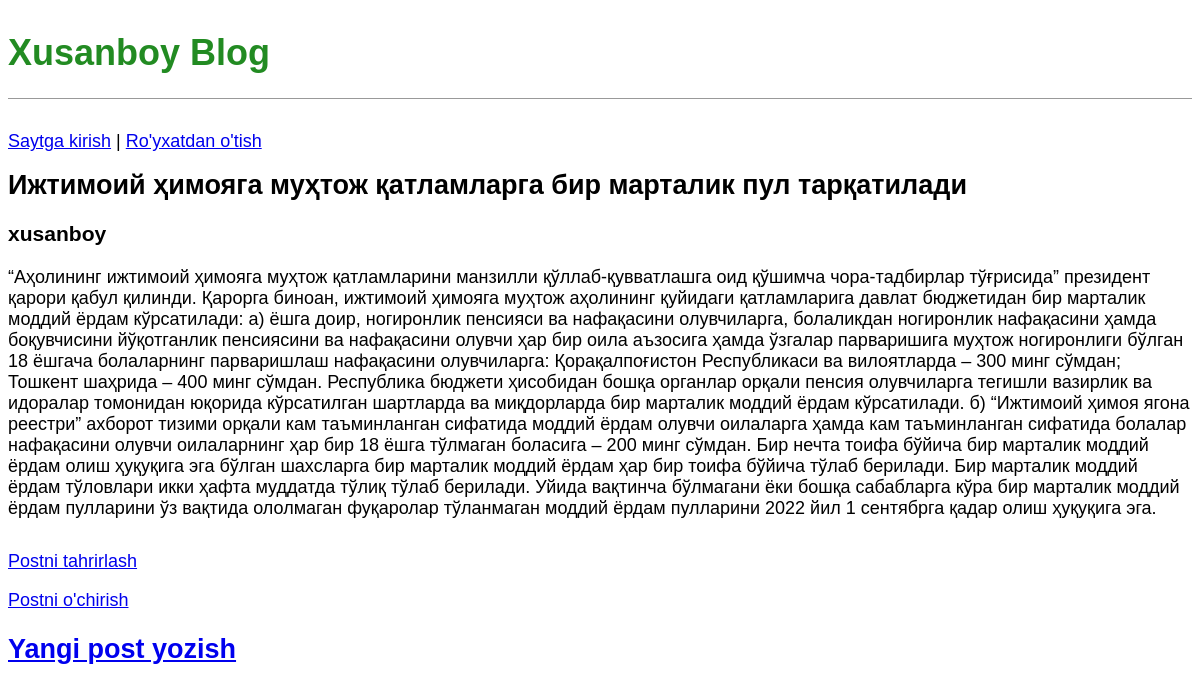
The app's page /post/2/ with its own data.
### blog/models.py (models this page shows, shortened)
class Post(models.Model):
    title = models.CharField(max_length=200)
    author = models.ForeignKey(
        'auth.User',
        on_delete=models.CASCADE,
    )
    body = models.TextField()

### blog/views.py (the view)
# urls.py: path('post/<int:pk>/',BlogDetailView.as_view(), name='post_detail'),
class BlogDetailView(DeleteView):
    model = Post
    template_name = 'post_detail.html'

### templates/post_detail.html
{% extends 'base.html' %}
{% block content %}
  <div class="post-entry">
    <h2>{{ post.title }}</h2>
    <h3>{{ post.author }}</h3>
    <p>{{ post.body }}</p>
  </div>
<p><a href="{% url 'post_edit' post.pk %}">Postni tahrirlash</a></p>
<p><a href="{% url 'post_delete' post.pk %}" >Postni o'chirish</a></p>
{% endblock content %}

### static/css/base.css (style rules this page uses)
body { font-family: 'Noto Sans JP', sans-serif; font-size: 18px; }
.post-entry { margin-bottom: 2rem; }
.post-entry h2 { margin: 0.5rem 0; }
.post-entry p { margin: 0; font-weight: 400; }

### records on screen
Post: title "Ижтимоий ҳимояга муҳтож қатламларга бир марталик пул тарқатилади", author "xusanboy", body "“Аҳолининг ижтимоий ҳимояга муҳтож қатламларини манзилли қўллаб-қувватлашга оид қўшимча чора-тадбирлар тўғрисида” президент қарори қабул қилинди. Қарорга биноан, ижтимоий ҳимояга муҳтож аҳолининг қуйидаги қатламларига давлат бюджетидан бир марталик моддий ёрдам кўрсатилади: а) ёшга доир, ногиронлик пенсияси ва нафақасини олувчиларга, болаликдан ногиронлик нафақасини ҳамда боқувчисини йўқотганлик пенсиясини ва нафақасини олувчи ҳар бир оила аъзосига ҳамда ўзгалар парваришига муҳтож ногиронлиги бўлган 18 ёшгача болаларнинг парваришлаш нафақасини олувчиларга: Қорақалпоғистон Республикаси ва вилоятларда – 300 минг сўмдан; Тошкент шаҳрида – 400 минг сўмдан. Республика бюджети ҳисобидан бошқа…"
